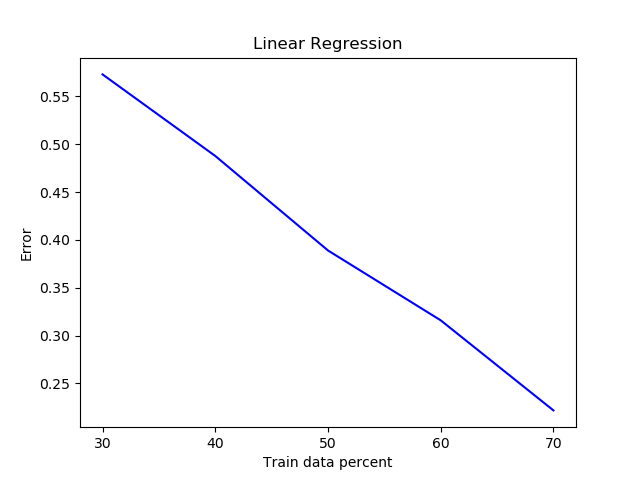

This chart was generated by the following Python code:
from random import choice 
from numpy import array, dot, random, asmatrix, transpose
from numpy.linalg import pinv
import matplotlib.pyplot as plt
import csv

f = open("winequality-white.csv", "r")
lines = f.readlines()

att1 = []
att2 = []
att3 = []
att4 = []
att5 = []
att6 = []
att7 = []
att8 = []
att9 = []
att10 = []
att11 = []
res = []

for x in lines[1:]:
	
	att1.append(float(x.split(';')[0]))
	att2.append(float(x.split(';')[1]))
	att3.append(float(x.split(';')[2]))
	att4.append(float(x.split(';')[3]))
	att5.append(float(x.split(';')[4]))
	att6.append(float(x.split(';')[5]))
	att7.append(float(x.split(';')[6]))
	att8.append(float(x.split(';')[7]))
	att9.append(float(x.split(';')[8]))
	att10.append(float(x.split(';')[9]))
	att11.append(float(x.split(';')[10]))
	res.append(float(x.split(';')[11]))

data = []

for x in range(len(att1)):
	data.append((array([att1[x], att2[x], att3[x], att4[x], att5[x], att6[x], att7[x], att8[x], att9[x], att10[x], att11[x]]), res[x]))

num = [30,40,50,60,70]
err = []

train = []
test = []

n=(30*4898)/100

for i in range(n):
	train.append(data[i])
	
for i in range(n,4898):
	test.append(data[i])


mx = []
my = []

for i in range(len(train)):
	mx.append(train[i][0])

for i in range(len(train)):
	my.append(train[i][1])


y_train = asmatrix(my).astype("float")

w = transpose(pinv(mx) * transpose(y_train))

sum = 0

for i in range(len(test)):
	x, expected = test[i]
	result = dot(w, x)	
	sum += (result-expected)*(result-expected)

e1 = float(sum/3430)

print(e1)

err.append(e1)

train = []
test = []

n=(40*4898)/100


for i in range(n):
	train.append(data[i])
	
for i in range(n,4898):
	test.append(data[i])


mx = []
my = []

for i in range(len(train)):
	mx.append(train[i][0])

for i in range(len(train)):
	my.append(train[i][1])


y_train = asmatrix(my).astype("float")

w = transpose(pinv(mx) * transpose(y_train))

sum = 0

for i in range(len(test)):
	x, expected = test[i]
	result = dot(w, x)	
	sum += (result-expected)*(result-expected)

e2 = float(sum/3430)

print(e2)

err.append(e2)

train = []
test = []

n=(50*4898)/100

for i in range(n):
	train.append(data[i])
	
for i in range(n,4898):
	test.append(data[i])


mx = []
my = []

for i in range(len(train)):
	mx.append(train[i][0])

for i in range(len(train)):
	my.append(train[i][1])


y_train = asmatrix(my).astype("float")

w = transpose(pinv(mx) * transpose(y_train))

sum = 0

for i in range(len(test)):
	x, expected = test[i]
	result = dot(w, x)	
	sum += (result-expected)*(result-expected)

e3 = float(sum/3430)

print(e3)

err.append(e3)

train = []
test = []

n=(60*4898)/100

for i in range(n):
	train.append(data[i])
	
for i in range(n,4898):
	test.append(data[i])


mx = []
my = []

for i in range(len(train)):
	mx.append(train[i][0])

for i in range(len(train)):
	my.append(train[i][1])


y_train = asmatrix(my).astype("float")

w = transpose(pinv(mx) * transpose(y_train))

sum = 0

for i in range(len(test)):
	x, expected = test[i]
	result = dot(w, x)	
	sum += (result-expected)*(result-expected)

e4 = float(sum/3430)

print(e4)

err.append(e4)

train = []
test = []

n=(70*4898)/100


for i in range(n):
	train.append(data[i])
	
for i in range(n,4898):
	test.append(data[i])


mx = []
my = []

for i in range(len(train)):
	mx.append(train[i][0])

for i in range(len(train)):
	my.append(train[i][1])


y_train = asmatrix(my).astype("float")

w = transpose(pinv(mx) * transpose(y_train))

sum = 0

for i in range(len(test)):
	x, expected = test[i]
	result = dot(w, x)	
	sum += (result-expected)*(result-expected)

e5 = float(sum/3430)

print(e5)

err.append(e5)

print(num)

plt.xticks(num) 
plt.title("Linear Regression")
plt.xlabel("Train data percent")
plt.ylabel("Error")

plt.plot(num, err, 'b')
plt.show()
